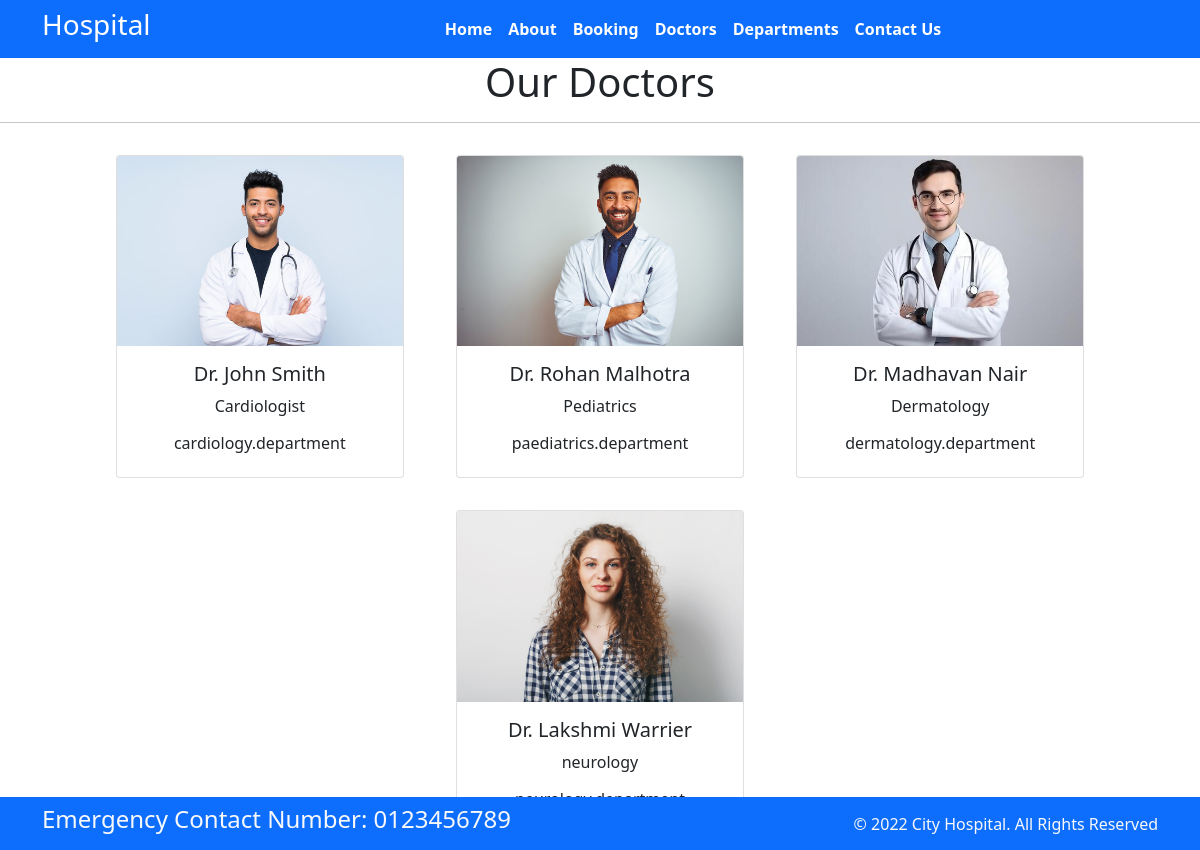
Page /doctors on the committed database.
### home/models.py (models this page shows, shortened)
class Doctors(models.Model):
    doc_name = models.CharField(max_length=255)
    doc_spec = models.CharField(max_length=255)
    dep_name = models.ForeignKey(Departments,on_delete=models.CASCADE)
    doc_image = models.ImageField(upload_to='doctors')

class Departments(models.Model):
    dep_name =models.CharField(max_length=100)
    dep_decription = models.TextField()
    def __str__(self):
        return self.dep_name

### home/views.py (the view)
# urls.py: path('doctors', views.doctors,name='doctors'),
def doctors(request):
    dict_docs={
        'doctors': Doctors.objects.all()
    }
    return render(request,'doctors.html',dict_docs)

### templates/doctors.html (shortened to what this page needs)
{% extends "base.html" %}
 {% block content %}
 <h1 class=" text-center"> Our Doctors </h1>
 <hr>
<div class="container text-center">
        {% for d in doctors%}
        <div class="card text-center my-3 mx-4 " style="width: 18rem; display:inline-block">
  <img src="{{d.doc_image.url}}" class="card-img-top" alt="...">
  <div class="card-body">
    <h5 class="card-title">{{d.doc_name}}</h5>
    <p class="card-text">{{d.doc_spec}}</p>
    <h6>{{d.dep_name}}.department</h6>
  </div>
</div>
        {% endfor %}
</div>
 {% endblock %}

### templates/base.html (shortened to what this page needs)
{% load static %}
<!DOCTYPE html>
<html>
  <head>
    <link rel="stylesheet"
      href=" https://cdn.jsdelivr.net/npm/bootstrap@5.1.3/dist/css/bootstrap.min.css ">
    <link rel="stylesheet"
      href="https://use.fontawesome.com/releases/v5.2.0/css/all.css">
      <link rel="stylesheet"
      href="{% static '/css/style.css' %}">
  </head>
  <body>
    <nav class="navbar bg-primary navbar-expand-md ">
      <div class="container">
        <div class="col-2 text-left pl-md-0" >
          <h3 class="text-white"> Hospital </h3>
        </div>
        <div
          class="collapse navbar-collapse justify-content-center col-md-8 navbar-collapse-3">
          <ul class="navbar-nav justify-content-center  fw-bold">
            <li class="nav-item active">
              <a class="nav-link text-white" href="{% url 'home' %}">Home </a>
            </li>
            <li class="nav-item">
              <a class="nav-link text-white" href="{% url 'about' %}">About</a>
            </li>
            <li class="nav-item">
              <a class="nav-link text-white" href="{% url 'booking' %}">Booking</a>
            </li>
            <li class="nav-item">
              <a class="nav-link text-white" href="{% url 'doctors' %}">Doctors</a>
            </li>
			 <li class="nav-item">
              <a class="nav-link text-white" href="{% url 'department' %}">Departments</a>
            </li>
            <li class="nav-item">
              <a class="nav-link text-white" href="{% url 'contact' %}">Contact Us</a>
            </li>
          </ul>
        </div>
      </div>
    </nav>
{% block content %}{% endblock %}
    <section class="fixed-bottom">
      <footer class="pt-2 pb-2  bg-primary text-light">
        <div class="container">
          <div class="row align-items-center">
            <div class="col-12 col-md-8">
              <h4>Emergency Contact Number: 0123456789</h4>
            </div>
            <div class="col-12 col-md-4 mt-4 mt-md-0 text-center text-md-end">
              © 2022 City Hospital. All Rights Reserved
            </div>
          </div>
        </div>
      </footer>
    </section>
  </body>
</html>

### rows in the picture
Doctors: doc_image (picture), doc_name "Dr. John Smith", doc_spec "Cardiologist", dep_name "cardiology"
Doctors: doc_image (picture), doc_name "Dr. Rohan Malhotra", doc_spec "Pediatrics", dep_name "paediatrics"
Doctors: doc_image (picture), doc_name "Dr. Madhavan Nair", doc_spec "Dermatology", dep_name "dermatology"
Doctors: doc_image (picture), doc_name "Dr. Lakshmi Warrier", doc_spec "neurology"
